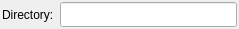
<?xml version="1.0" encoding="UTF-8"?>
<ui version="4.0">
 <class>TablespaceWidget</class>
 <widget class="QWidget" name="TablespaceWidget">
  <property name="geometry">
   <rect>
    <x>0</x>
    <y>0</y>
    <width>239</width>
    <height>29</height>
   </rect>
  </property>
  <property name="minimumSize">
   <size>
    <width>0</width>
    <height>0</height>
   </size>
  </property>
  <property name="windowTitle">
   <string>Form</string>
  </property>
  <layout class="QGridLayout" name="tablespace_grid">
   <property name="margin">
    <number>2</number>
   </property>
   <property name="spacing">
    <number>6</number>
   </property>
   <item row="0" column="0">
    <widget class="QLabel" name="directory_lbl">
     <property name="sizePolicy">
      <sizepolicy hsizetype="Fixed" vsizetype="Preferred">
       <horstretch>0</horstretch>
       <verstretch>0</verstretch>
      </sizepolicy>
     </property>
     <property name="text">
      <string>Directory:</string>
     </property>
    </widget>
   </item>
   <item row="0" column="1">
    <widget class="QLineEdit" name="directory_edt">
     <property name="minimumSize">
      <size>
       <width>0</width>
       <height>25</height>
      </size>
     </property>
     <property name="font">
      <font>
       <italic>false</italic>
      </font>
     </property>
     <property name="inputMethodHints">
      <set>Qt::ImhNone</set>
     </property>
     <property name="readOnly">
      <bool>false</bool>
     </property>
    </widget>
   </item>
  </layout>
 </widget>
 <resources/>
 <connections/>
</ui>
